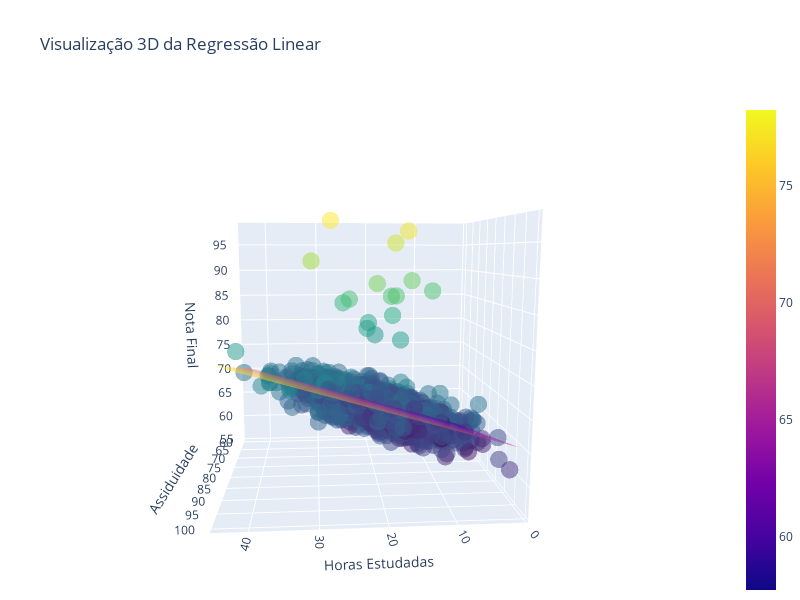

This figure's notebook cell:
### Code cell
import plotly.graph_objects as go

layout = go.Layout(
    title='Visualização 3D da Regressão Linear',
    width=800,
    height=600,
    scene=dict(
        xaxis_title='Horas Estudadas',
        yaxis_title='Assiduidade',
        zaxis_title='Nota Final'
    )
)

fig = go.Figure(data=[go.Scatter3d(x=eixo_x, 
                                   y=eixo_y, 
                                   z=eixo_z_teste,
                                   marker=dict(
                                       size=6,
                                       color=eixo_z_teste,
                                       colorscale='Viridis',   
                                       opacity=0.5),
                                   mode='markers'),
                     go.Surface(x=X1_grid, y=X2_grid, z=Z_grid, opacity=0.5)],
               layout=layout)
fig.update_layout(margin=dict(l=0, r=0, b=0))
fig.show()

### Figure 1 — Plotly figure (JSON) as saved in the notebook; plotly's stock layout.template omitted (floating-point values rounded to 4 significant figures; data arrays with more than 128 entries replaced by an {"elided": "..."} marker saying what was removed)
{"data": [{"marker": {"color": {"elided": "1982 int values"}, "colorscale": [[0, "#440154"], [0.1111, "#482878"], [0.2222, "#3e4989"], [0.3333, "#31688e"], [0.4444, "#26828e"], [0.5556, "#1f9e89"], [0.6667, "#35b779"], [0.7778, "#6ece58"], [0.8889, "#b5de2b"], [1, "#fde725"]], "opacity": 0.5, "size": 6}, "mode": "markers", "type": "scatter3d", "x": {"elided": "1982 int values"}, "y": {"elided": "1982 int values"}, "z": {"elided": "1982 int values"}}, {"opacity": 0.5, "type": "surface", "x": {"elided": "50x50 float values"}, "y": {"elided": "50x50 float values"}, "z": {"elided": "50x50 float values"}}], "layout": {"height": 600, "margin": {"b": 0, "l": 0, "r": 0}, "scene": {"aspectmode": "auto", "aspectratio": {"x": 1.032, "y": 0.9604, "z": 1.008}, "camera": {"center": {"x": 0, "y": 0, "z": 0}, "eye": {"x": 0.171, "y": 2.306, "z": 0.3769}, "projection": {"type": "perspective"}, "up": {"x": 0, "y": 0, "z": 1}}, "xaxis": {"title": {"text": "Horas Estudadas"}, "type": "linear"}, "yaxis": {"title": {"text": "Assiduidade"}, "type": "linear"}, "zaxis": {"title": {"text": "Nota Final"}, "type": "linear"}}, "title": {"text": "Visualização 3D da Regressão Linear"}, "width": 800}}
